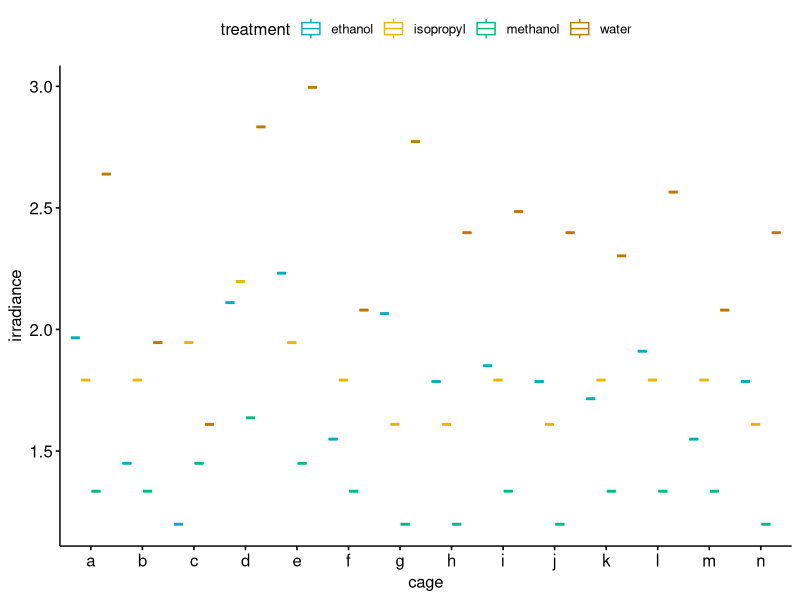

The R source for this figure:
## ---- chunk 1
knitr::opts_chunk$set(echo = TRUE)
## ---- chunk 2
dir <- getwd()
setwd(dir)
## ---- chunk 3
data = read.csv("CRBD.csv")

## ---- chunk 4
attach(data)
summary(data)
str(data)
## ---- chunk 5
library(ggpubr)
## ---- chunk 6
ggboxplot(data, x = "cage", y = "irradiance", color = "treatment",
          palette = c("#00AFBB", "#E7B800","#00bb80","#bb7a00"))
## ---- chunk 7
CRBD.anova <- aov(irradiance~treatment,data=data)
summary(CRBD.anova)

## ---- chunk 8
CRBD.factorial.anova = lm(irradiance~treatment*cage,data)
anova(CRBD.factorial.anova)
## ---- chunk 9
CRBD.block.anova = aov(irradiance~treatment + Error(cage), data = data)
summary(CRBD.block.anova)
